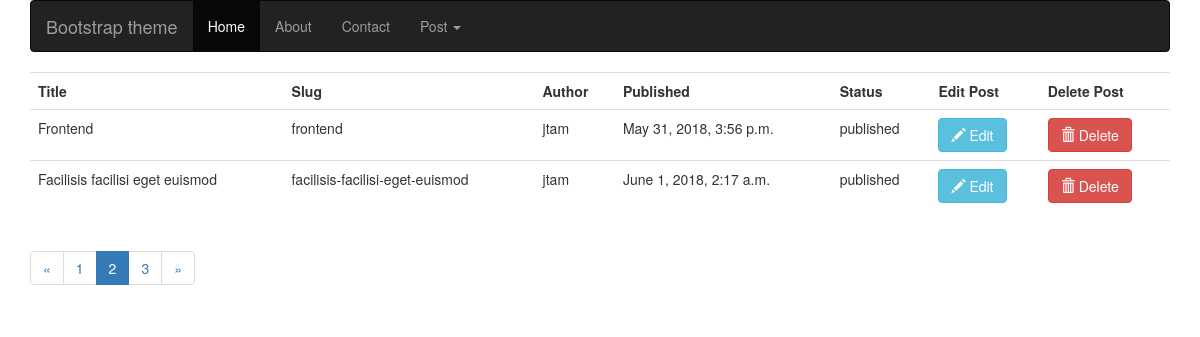
Before: /blog/backend/post/?page=2 with the older database file.
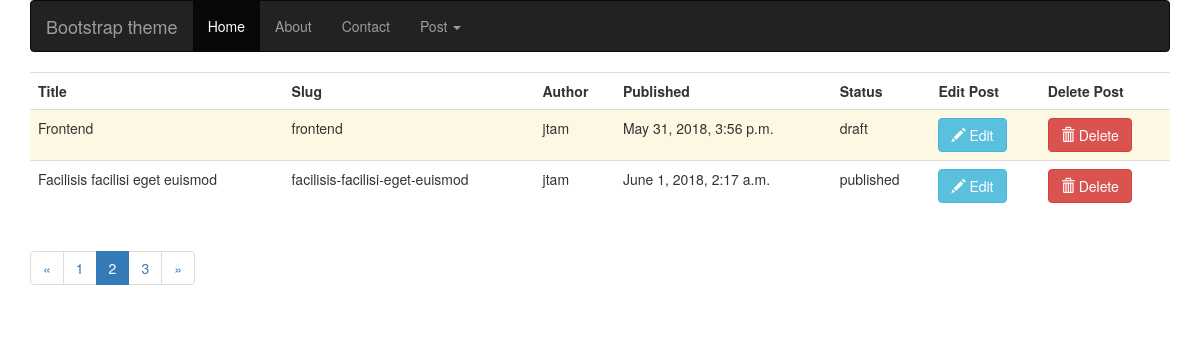
After: the same page with the newer database file.
### blog/models.py (models this page shows, shortened)
class Post(models.Model):
	STATUS_CHOICES = (
			('draft','Draft'),
			('published','Published'),
		)
	title = models.CharField(max_length=250)
	category = models.ForeignKey(Category)
	slug = models.SlugField(max_length=250, unique=True)
	content = models.TextField()
	seo_title = models.CharField(max_length=250)
	seo_descripttion = models.CharField(max_length=160)
	author = models.ForeignKey(User, related_name='blog_posts')
	published = models.DateTimeField(default=timezone.now)
	created = models.DateTimeField(auto_now_add=True)
	updated = models.DateTimeField(auto_now=True)
	status = models.CharField(max_length=9, choices=STATUS_CHOICES, default='draft')

### blog/views.py (the view)
def list_of_posts_backend(request):
	posts = Post.objects.all()
	paginator = Paginator(posts, 2)
	page = request.GET.get('page')
	try:
		posts = paginator.page(page)
	except PageNotAnInteger:
		posts = paginator.page(1)
	except EmptyPage:
		posts = paginator.paginator(paginator.num_pages)
	template = 'blog/backend/list_of_posts_backend.html'
	context = {'posts':posts, 'page': page}
	return render(request, template, context)

### blog/templates/blog/backend/list_of_posts_backend.html (shortened to what this page needs)
{% extends "blog/base.html" %}
{% block content %}
<div class="table-responsive">
	<table class="table table-hovered">
		<tr>
			<th>Title</th>
			<th>Slug</th>
			<th>Author</th>
			<th>Published</th>
			<th>Status</th>
			<th>Edit Post</th>
			<th>Delete Post</th>
		</tr>
		{% for post in posts %}
			{% if post.status == 'draft' %}
				<tr class="warning">
			{% else %}
				<tr>
			{% endif %}
					<td>{{post.title}}</td>
					<td>{{post.slug}}</td>
					<td>{{post.author}}</td>
					<td>{{post.published}}</td>
					<td>{{post.status}}</td>
					<td><a href="{% url 'blog:edit_post' slug=post.slug %}" class="btn btn-info"><span class="glyphicon glyphicon-pencil" aria-hidden="true"></span> Edit</a></td>
					<td><a href="{% url 'blog:delete_post' slug=post.slug %}" class="btn btn-danger"><span class="glyphicon glyphicon-trash" aria-hidden="true"></span> Delete</a></td>
				</tr>
		{% endfor %}
	</table>
	{% include 'blog/paginator.html' with page=posts %}
</div>
{% endblock content %}

Changed rows visible on the page:
changed Post "Frontend": status "published" → "draft"
